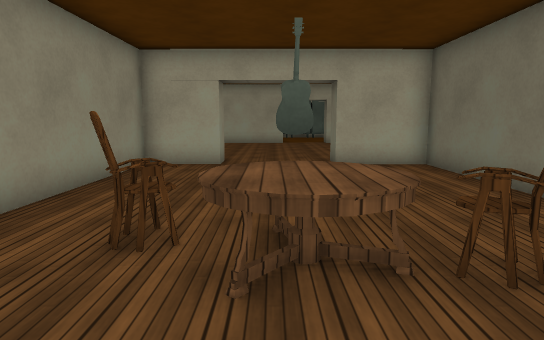
[1] (above)

17 first-person views from a walk through a 3-D level made in the Unity game engine. The camera is 1.3 m above the floor, tilts 8° down and sees 75° across. The floor is counted in squares, 1 m on a side. Each view is taken from the middle of a square. On the plan, view 1 faces up. The plan holds only what a view shows up to about 15 squares ahead; the rest is blank. The player character is not drawn. Some animated figures are left out. Surface patterns are stand-ins for the level's own textures.

[2]
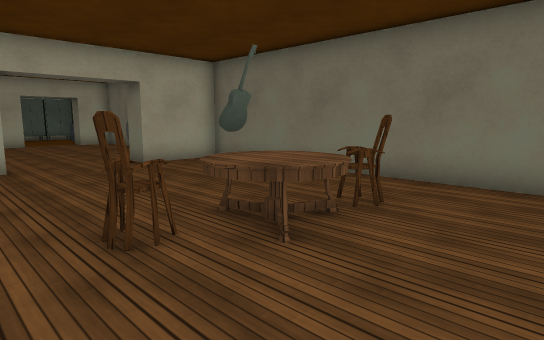

[3]
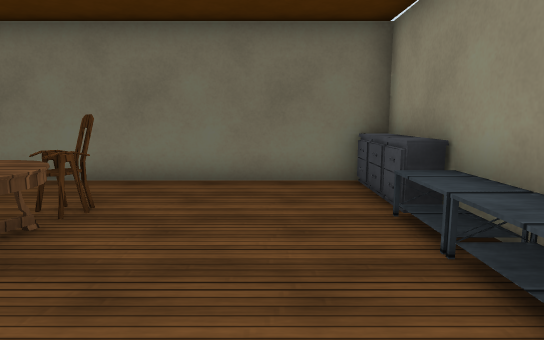

[4]
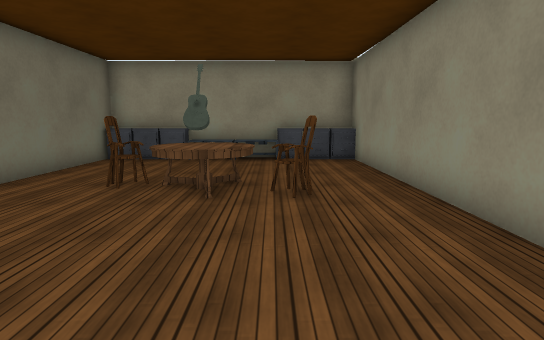

[5]
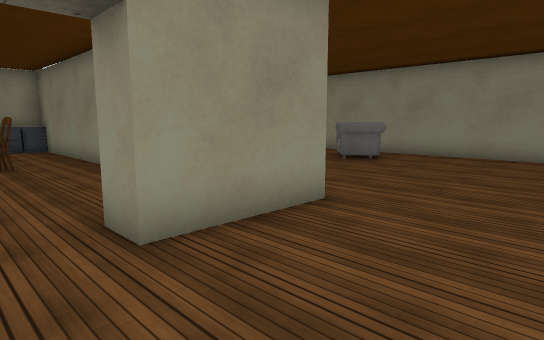

[6]
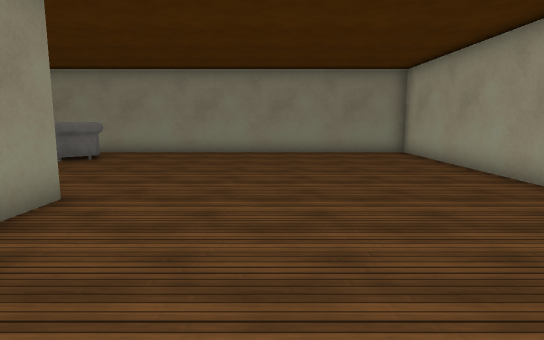

[7]
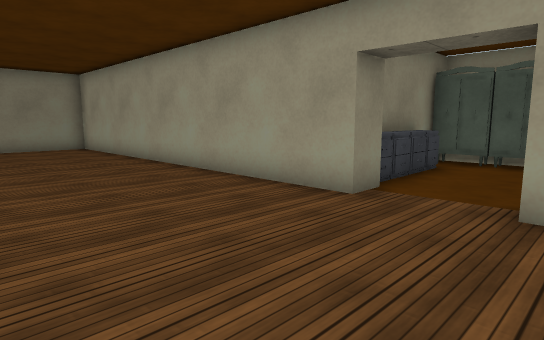

[8]
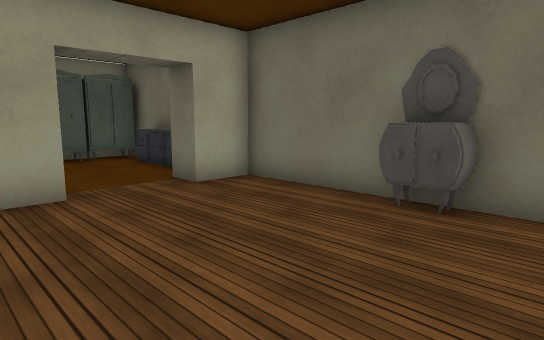

[9]
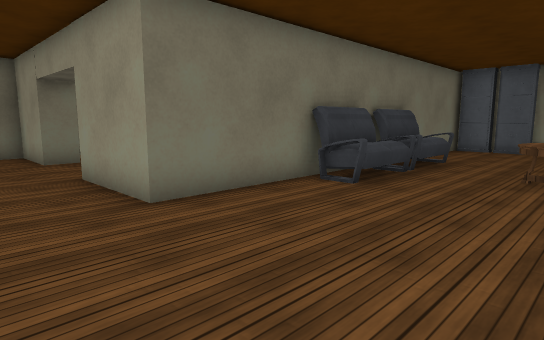

[10]
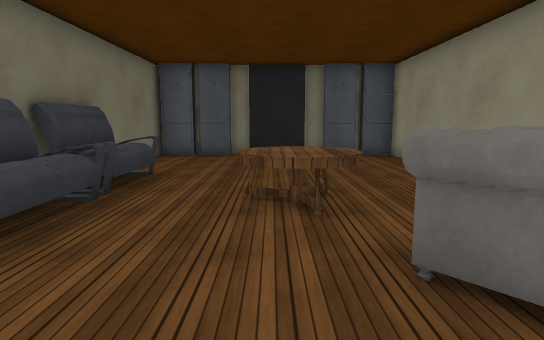

[11]
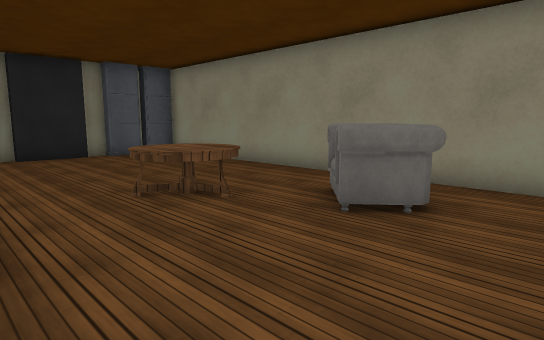

[12]
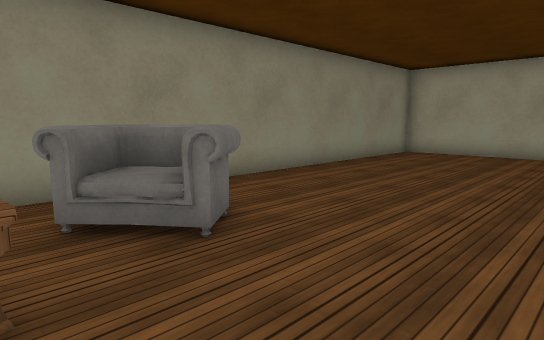

[13]
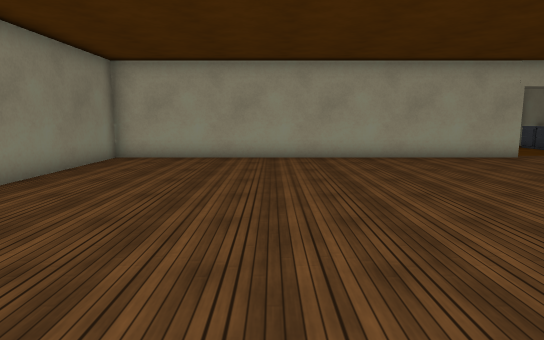

[14]
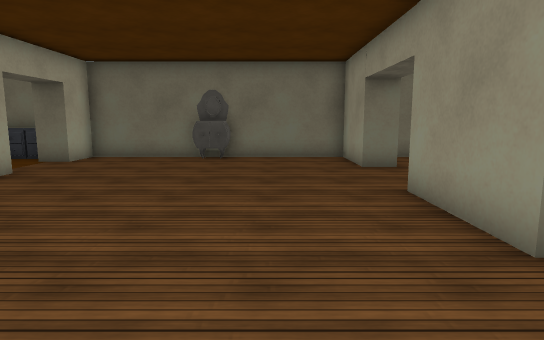

[15]
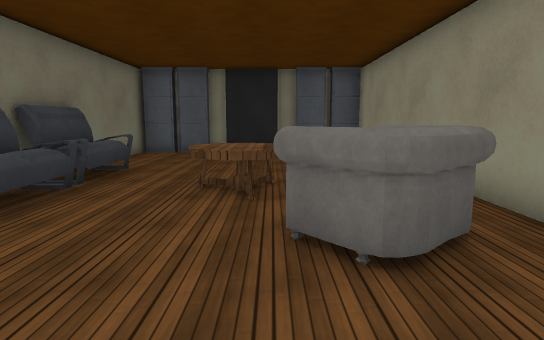

[16]
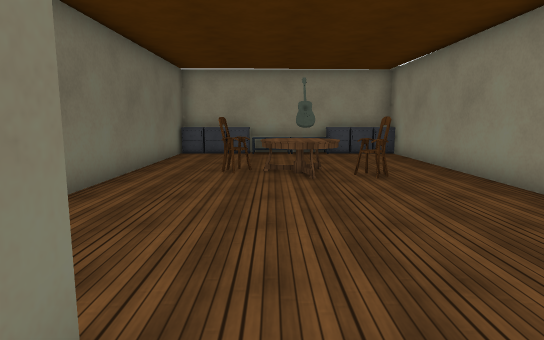

[17]
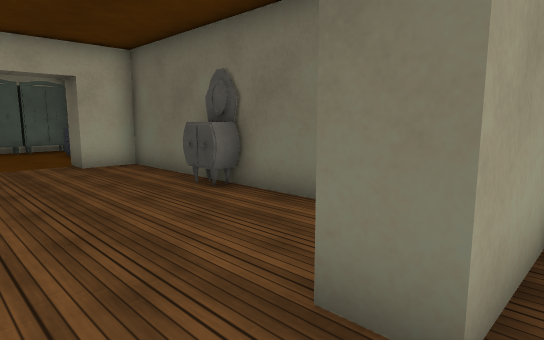

### Floor plan
Ten units are one square. View 1 is at (0, 0); x grows to the right and y downward. Boxes are objects, and circles mark ways between rooms. Rooms are numbered by the first view taken in them; rooms with no view inside come last. Other rooms are left out.
<svg viewBox="-140 -276 191 308">
<path fill="none" stroke="#000" d="M-15 -105 -38 -105 -38 25 46 25 46 -105 19 -105M-48 -75 -48 -115 -15 -115 -15 -105M-48 -45 -48 -56M19 -105 19 -115 46 -115 46 -204 31 -204 31 -214M6 -214 6 -204 -135 -204 -135 24M46 -222 46 -270M-82 27 -48 27 -48 -26M-102 25 -81 25M-3 -264 -3 -254M-125 27 -102 27M42 -271 -1 -271"/>
<rect x="-35" y="15" width="10" height="10" fill="#bbb"><title>other object</title></rect>
<rect x="-25" y="15" width="10" height="10" fill="#bbb"><title>other object</title></rect>
<rect x="-25" y="-45" width="20" height="10" fill="#bbb"><title>other object</title></rect>
<rect x="-15" y="15" width="20" height="10" fill="#bbb"><title>other object</title></rect>
<rect x="-15" y="-45" width="30" height="30" fill="#bbb"><title>other object</title></rect>
<rect x="5" y="15" width="10" height="10" fill="#bbb"><title>other object</title></rect>
<rect x="15" y="15" width="10" height="10" fill="#bbb"><title>other object</title></rect>
<rect x="15" y="-35" width="10" height="10" fill="#bbb"><title>other object</title></rect>
<rect x="25" y="15" width="10" height="10" fill="#bbb"><title>other object</title></rect>
<rect x="35" y="15" width="10" height="10" fill="#bbb"><title>other object</title></rect>
<rect x="-135" y="15" width="10" height="10" fill="#bbb"><title>other object</title></rect>
<rect x="-125" y="15" width="20" height="10" fill="#bbb"><title>other object</title></rect>
<rect x="-125" y="-95" width="30" height="30" fill="#bbb"><title>other object</title></rect>
<rect x="-105" y="-65" width="20" height="20" fill="#bbb"><title>other object</title></rect>
<rect x="-75" y="15" width="10" height="10" fill="#bbb"><title>other object</title></rect>
<rect x="-65" y="15" width="20" height="10" fill="#bbb"><title>other object</title></rect>
<rect x="-65" y="-55" width="20" height="30" fill="#bbb"><title>other object</title></rect>
<rect x="-65" y="-85" width="20" height="30" fill="#bbb"><title>other object</title></rect>
<rect x="-5" y="-225" width="10" height="10" fill="#bbb"><title>other object</title></rect>
<rect x="-5" y="-235" width="10" height="10" fill="#bbb"><title>other object</title></rect>
<rect x="-5" y="-245" width="10" height="10" fill="#bbb"><title>other object</title></rect>
<rect x="-5" y="-255" width="10" height="10" fill="#bbb"><title>other object</title></rect>
<rect x="5" y="-265" width="10" height="10" fill="#bbb"><title>other object</title></rect>
<rect x="15" y="-265" width="10" height="10" fill="#bbb"><title>other object</title></rect>
<rect x="35" y="-175" width="10" height="20" fill="#bbb"><title>other object</title></rect>
<rect x="35" y="-225" width="10" height="10" fill="#bbb"><title>other object</title></rect>
<rect x="35" y="-235" width="10" height="10" fill="#bbb"><title>other object</title></rect>
<rect x="35" y="-245" width="10" height="10" fill="#bbb"><title>other object</title></rect>
<rect x="35" y="-255" width="10" height="10" fill="#bbb"><title>other object</title></rect>
<rect x="35" y="-265" width="10" height="10" fill="#bbb"><title>other object</title></rect>
<circle cx="0" cy="-107" r="3" fill="#2a7"/>
<text x="10" y="-40">1</text>
<text x="-60" y="-120">2</text>
</svg>
Room 1 opens to room 2.

Where each view was taken, in squares from view 1:
view 1: 0 up, 0 right, facing up
view 2: 0 up, 3 left, facing up-right
view 3: 0 up, 3 left, facing right
view 4: 10 up, 1 left, facing down
view 5: 15 up, 0 right, facing down-left
view 6: 15 up, 1 right, facing left
view 7: 15 up, 4 right, facing up-left
view 8: 14 up, 1 left, facing up-right
view 9: 14 up, 10 left, facing down-right
view 10: 11 up, 9 left, facing down
view 11: 11 up, 6 left, facing down-left
view 12: 6 up, 7 left, facing up-left
view 13: 8 up, 8 left, facing up
view 14: 14 up, 8 left, facing right
view 15: 12 up, 10 left, facing down
view 16: 12 up, 1 right, facing down
view 17: 10 up, 0 right, facing up-right
